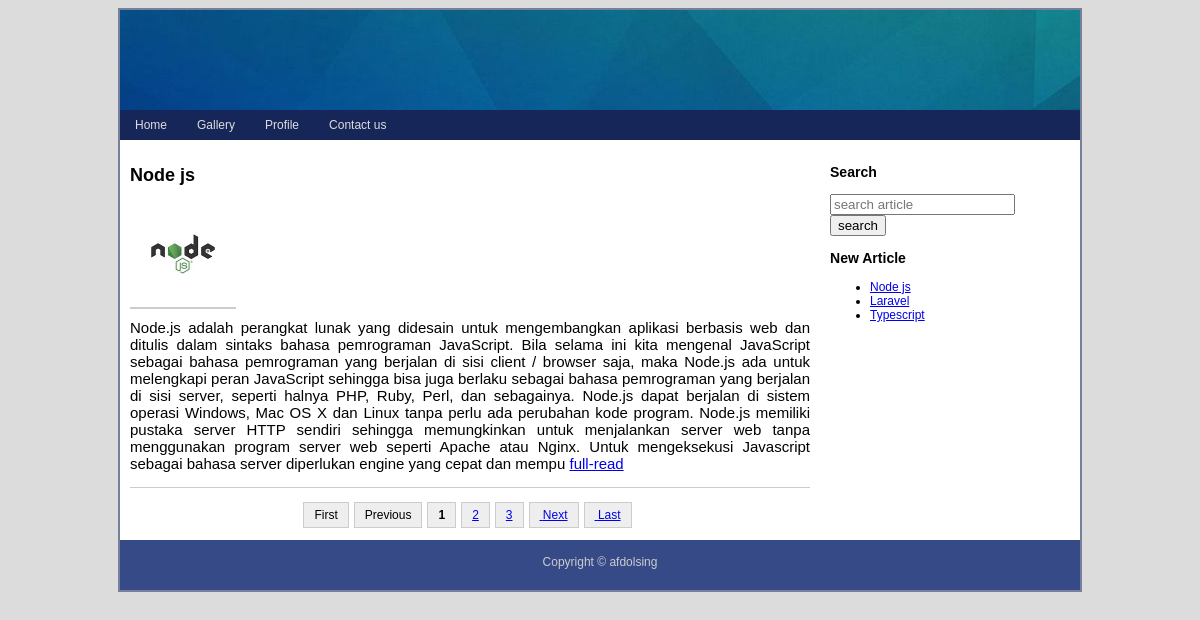
The page / on the database its author committed.
### tables this page shows
CREATE TABLE `blog_menu` (
  `menu_id` int(11) NOT NULL,
  `title` varchar(255) NOT NULL,
  `link` varchar(255) NOT NULL,
  `thread` int(5) NOT NULL
);

CREATE TABLE `blog_article` (
  `article_id` int(11) NOT NULL,
  `title` varchar(255) NOT NULL,
  `article_date` date NOT NULL,
  `content` text NOT NULL,
  `image_name` varchar(255) NOT NULL
);

### menu.php (the view, shortened to what this page needs)
<?php
    include("db/config.php");
?>
<ul class="nav">
    <?php
        $menu = mysqli_query($conn, "SELECT * FROM blog_menu ORDER BY thread");
        while ($data = mysqli_fetch_array($menu)) :
    ?>
        <li>
            <a href="<?= $data['link'] ?>"><?= $data['title'] ?></a>
        </li>
        <?php endwhile ?>
</ul>

### index.php (shortened to what this page needs)
<?php
    include("db/config.php");
?>
<!DOCTYPE html>
<html lang="en">
<head>
    <link rel="stylesheet" href="css/style.css">
</head>
<body>
    <div class="container">
        <div class="header"></div>
        <div class="menu">
            <?php include('menu.php') ?>
        </div>
        <div class="content">
            <div class="left">
                <?php include('content.php') ?>
            </div>
            <div class="right">
                <?php include('sidebar.php') ?>
            </div>
        </div>
        <div class="footer">
            <p>Copyright &copy; afdolsing</p>
        </div>
    </div>
</body>
</html>

### content.php (shortened to what this page needs)
<?php
    if (isset($_GET['preview'])) $preview = $_GET['preview'];
    else $preview = "home";
?>
<div class="box">
    <?php
        if ($preview == "home") include("content/home.php");
        elseif ($preview == "page")
            include("content/page.php");
        elseif ($preview == "gallery")
            include("content/gallery.php");
        elseif ($preview == "article_detail")
            include("content/article_detail.php");
        elseif ($preview == "contact")
            include("content/contact.php");
        elseif ($preview == "search")
            include("content/search.php");
        elseif ($preview == "comment_process")
            include("content/comment_process.php");
        else echo "page not found in content";
    ?>
</div>

### content/home.php (shortened to what this page needs)
<?php
    $page = isset($_GET['page']) ? $_GET['page'] : 1;
    $line = 1;
    $position = ($page-1) * $line;
    $article = mysqli_query($conn, "SELECT * FROM blog_article
                                    ORDER BY article_id
                                    DESC LIMIT $position, $line");
    while($data = mysqli_fetch_array($article)):
        $content = substr($data['content'],0,800); ?>
        <div class="article">
            <h2 class="title"><?= $data['title'] ?></h2>
            <p>
                <img src="image/article/<?= $data['image_name'] ?>" class="image-article" height="100"">
            </p>
            <p class=content-article><?= $content ?>
                <a href="?preview=article_detail&id=<?= $data['article_id'] ?>">full-read</a>
            </p>
        </div>
    <?php endwhile;
    $all = mysqli_query($conn, "SELECT * FROM blog_article");
    $all_article = mysqli_num_rows($all);
    $all_page = ceil($all_article/$line);
    $previous = $page-1;
    $next = $page + 1;
    echo "<div class='paging'>";
    if($page > 1){
        echo "<span><a href='?preview=home&page=1'>
            First</a></span>";
        echo "<span><a href='?preview=home&page=$previous'>
            Previous</a></span>";
    }else{
        echo "<span>First</span>";
        echo "<span>Previous</span>";
    }
    for($i=1; $i<=$all_page; $i++){
        if($i == $page)
        echo "<span><b>$i</b></span>";
        else echo "<span><a href='?preview=home&page=$i'>$i</a></span>";
    }
    if($page < $all_page){
        echo "<span><a href='?preview=home&page=$next'>
            Next</a></span>";
        echo "<span><a href='?preview=home&page=$all_page'>
            Last</a></span>";
    }else{
        echo "<span>Next</span>";
        echo "<span>Last</span>";
    }
    echo "</div>";
?>

### sidebar.php (shortened to what this page needs)
<?php
    include("db/config.php");
?>
<div class="box">
    <h3 class="title">Search</h3>
    <form action="?preview=search" method="POST">
        <input type="text" name="word" placeholder="search article">
        <input type="submit" value="search">
    </form>
    <h3 class="title">New Article</h3>
    <ul>
        <?php
            $article = mysqli_query($conn, "SELECT * FROM blog_article
                                            ORDER BY article_id DESC LIMIT 5");
            while ($data = mysqli_fetch_array($article)) :
                echo "<li><a href='?preview=article_detail&id=
                $data[article_id]'>$data[title]</a></li>";
            endwhile
        ?>
    </ul>
</div>

### css/style.css (style rules this page uses)
body { background: gainsboro; font: 12px arial; }
.container { width: 960px; margin: 0 auto; padding: 2px; background-color: rgba(23, 38, 89, 0.5); }
.header { background: url('img/header.jpg') no-repeat; height: 100px; }
.menu { background: #172659; height: 30px; }
.menu ul { margin: 0; padding: 0; }
.menu ul li { float: left; list-style: none; }
.menu ul li a { display: block; padding: 8px 15px; text-decoration: none; color: #ddd; }
.content { background: #fff; min-height: 400px; overflow: hidden; }
.footer { background: #364a88 ; height: 50px; }
.footer p { color: #ccc; margin: 0; padding-top: 15px; text-align: center; }
.left { width: 700px; min-height: 400px; overflow: hidden; float: left; }
.box { padding: 10px; overflow: hidden; }
.article { display: block; float: left; border-bottom: 1px solid #ccc; margin-bottom: 20px; }
.image-article { float: left; padding: 3px; margin-right: 5px; border-bottom: 2px solid #ccc; }
.content-article { margin-top: 10px; float: right; font-size: 15px; text-align: justify; }
.paging { text-align: center; }
.paging span { padding: 5px 10px; margin-right: 5px; background: #eee; border: 1px solid #ccc; }

### rows shown on the page
blog_menu: title "Home"
blog_menu: title "Gallery"
blog_menu: title "Profile"
blog_menu: title "Contact us"
blog_article: title "Node js", image_name (picture), content "Node.js adalah perangkat lunak yang didesain untuk mengembangkan aplikasi berbasis web dan ditulis dalam sintaks bahasa pemrograman JavaScript. Bila selama ini kita mengenal JavaScript sebagai bahasa pemrograman yang berjalan di sisi client / browser saja, maka Node.js ada untuk melengkapi peran JavaScript sehingga bisa juga berlaku sebagai bahasa pemrograman yang berjalan di sisi server, seperti halnya PHP, Ruby, Perl, dan sebagainya. Node.js dapat berjalan di sistem operasi Windows, Mac OS X dan Linux tanpa perlu ada perubahan kode program. Node.js memiliki pustaka server HTTP sendiri sehingga memungkinkan untuk menjalankan server web tanpa menggunakan program server web seperti Apache…"
blog_article: title "Laravel"
blog_article: title "Typescript"
